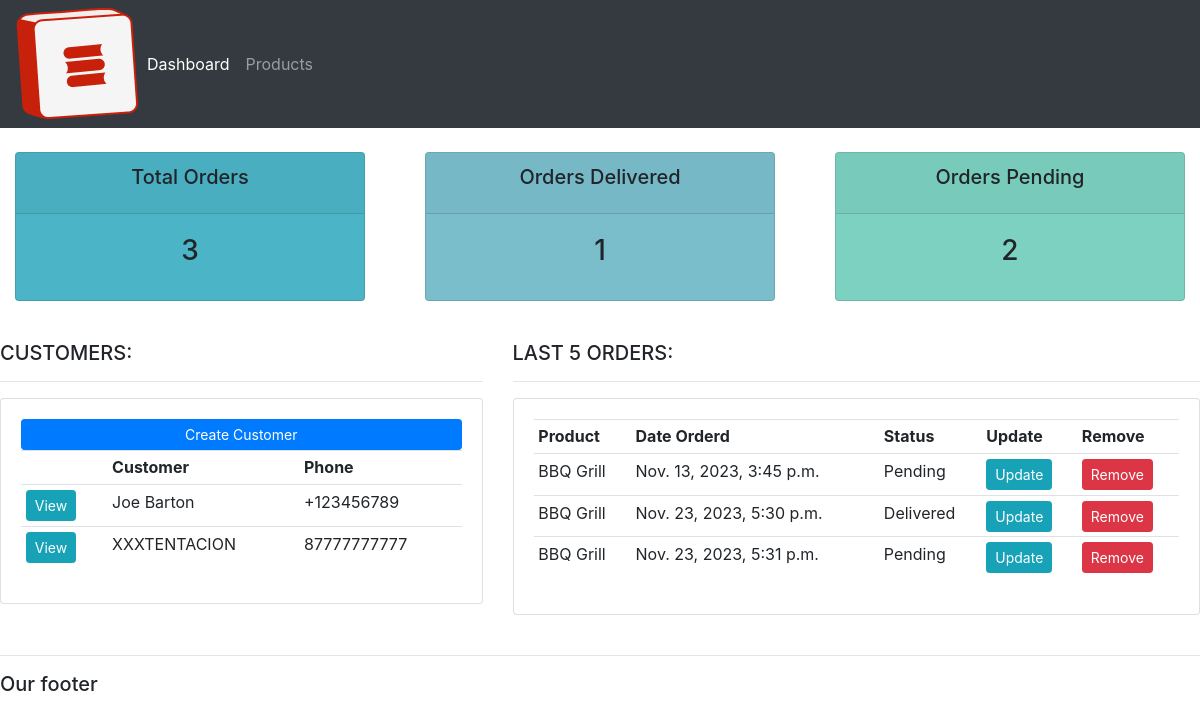
/, run on an earlier commit of the app's database.
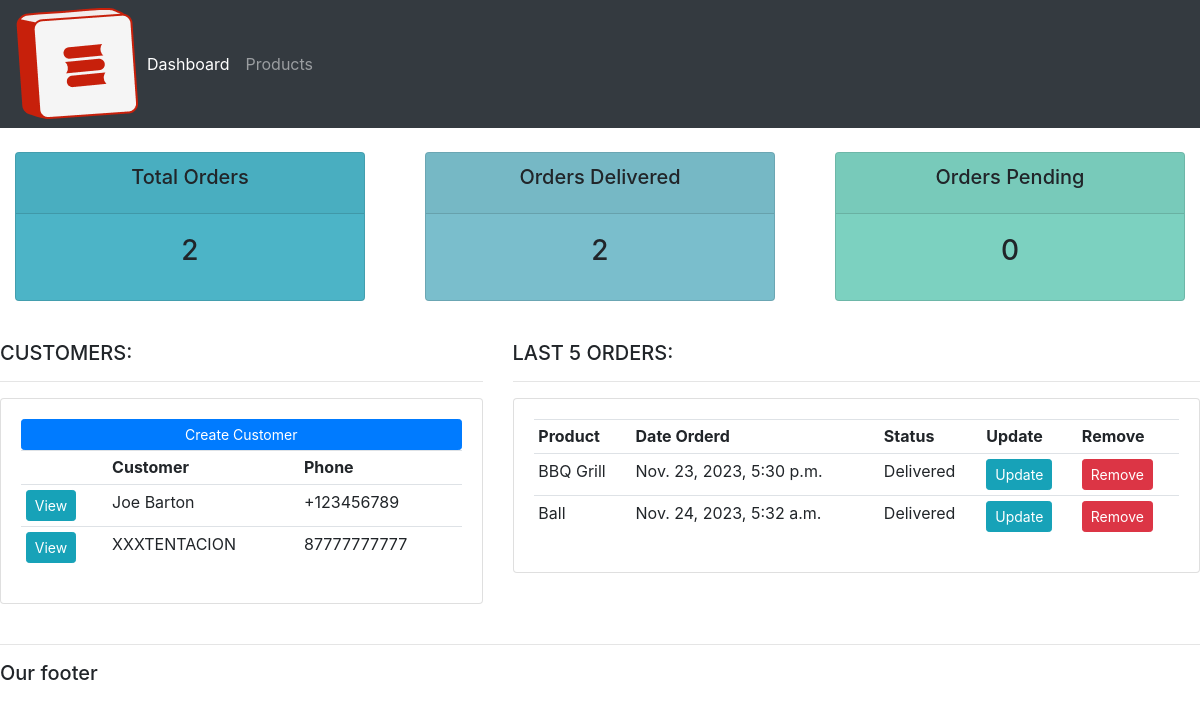
And on a later commit of the database.
### accounts/models.py (models this page shows, shortened)
class Customer(models.Model):
    name = models.CharField(max_length=200, null=True)
    phone = models.CharField(max_length=200, null=True)
    email = models.CharField(max_length=200, null=True)
    date_created = models.DateTimeField(auto_now_add=True, null=True)

class Order(models.Model):
    STATUS = (
        ("Pending", "Pending"),
        ("Out for delivery", "Out for delivery"),
        ("Delivered", "Delivered"),
    )
    customer = models.ForeignKey(Customer, null=True, on_delete=models.SET_NULL)
    product = models.ForeignKey(Product, null=True, on_delete=models.SET_NULL)
    date_created = models.DateTimeField(auto_now_add=True, null=True)
    status = models.CharField(max_length=200, null=True, choices=STATUS)
    note = models.CharField(max_length=1000, null=True)

class Product(models.Model):
    CATEGORY = (
        ("Indoor", "Indoor"),
        ("Out door", "Out door"),
    )
    name = models.CharField(max_length=200, null=True)
    price = models.FloatField(null=True)
    category = models.CharField(max_length=200, null=True, choices=CATEGORY)
    description = models.CharField(max_length=200, null=True, blank=True)
    date_created = models.DateTimeField(auto_now_add=True, null=True)
    tag = models.ManyToManyField(Tag)
    def __str__(self):
        return self.name

### accounts/views.py (the view)
# urls.py: path("", views.home, name="home"),
def home(request):
    orders = Order.objects.all()
    customers = Customer.objects.all()
    total_customers = customers.count()
    total_orders = orders.count()
    delivered = orders.filter(status="Delivered").count()
    pending = orders.filter(status="Pending").count()
    context = {
        "orders": orders,
        "customers": customers,
        "total_orders": total_orders,
        "delivered": delivered,
        "pending": pending,
    }
    return render(request, "accounts/dashboard.html", context)

### accounts/templates/accounts/dashboard.html
{% extends 'accounts/main.html' %}
{% block content %}
{% include  'accounts/status.html' %}
<br>
<div class="row">
        <div class="col-md-5">
            <h5>CUSTOMERS:</h5>
            <hr>
            <div class="card card-body">
                <a class="btn btn-primary btn-sm btn-block" href="">Create Customer</a>
                <table class="table table-sm">
                    <tr>
                        <th></th>
                        <th>Customer</th>
                        <th>Phone</th>
                    </tr>
                    {% for customer in customers %}
                        <tr>
                            <td><a href="{% url 'customer' customer.id %}" class="btn btn-sm btn-info">View</a></td>
                            <td>{{customer.name}}</td>
                            <td>{{customer.phone}}</td>
                        </tr>
                    {% endfor %}
                </table>
            </div>
        </div>
        <div class="col-md-7">
            <h5>LAST 5 ORDERS:</h5>
            <hr>
            <div class="card card-body">
                <table class="table table-sm">
                    <tr>
                        <th>Product</th>
                        <th>Date Orderd</th>
                        <th>Status</th>
                        <th>Update</th>
                        <th>Remove</th>
                    </tr>
                    {% for order in orders %}
                        <tr>
                            <td>{{order.product}}</td>
                            <td>{{order.date_created}}</td>
                            <td>{{order.status}}</td>
                            <td><a href="{% url 'update_order' order.id %}" class="btn btn-sm btn-info">Update</a></td>
                            <td><a href="{% url 'delete_order' order.id %}" class="btn btn-sm btn-danger">Remove</a></td>
                        </tr>
                    {% endfor %}
                </table>
            </div>
        </div>
</div>
<br>
{% endblock %}

What changed in the data, as far as the page shows it:
removed Order: product "BBQ Grill", date_created "Nov. 13, 2023, 3:45 p.m.", status "Pending"
removed Order: product "BBQ Grill", date_created "Nov. 23, 2023, 5:31 p.m.", status "Pending"
added Order: product "Ball", date_created "Nov. 24, 2023, 5:32 a.m.", status "Delivered"
Also different on the page:
{{ total_orders }}: "3" → "2"
{{ delivered }}: "1" → "2"
{{ pending }}: "2" → "0"
